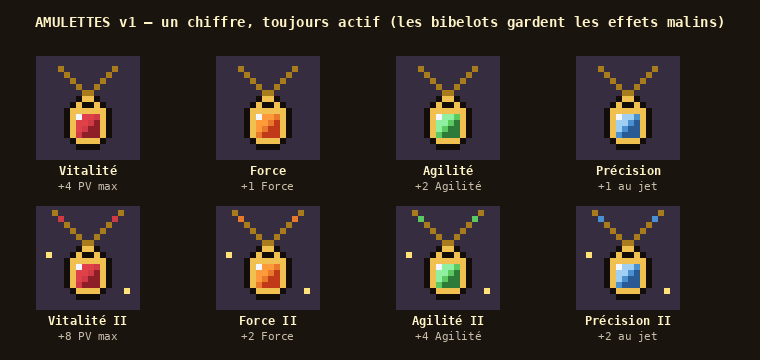

Python code for this plot:
"""Planche « amulettes_v1 » (Thomas, 2026-11-15 : « propose 4 amulettes, une philosophie différente des bibelots :
vitalité, force, agilité… » ; « Ok. Un peu moins de vie »). Même pendentif doré pour les quatre, une pierre de couleur :
rouge vitalité, orange force, verte agilité, bleue précision ; la version « II » (section 2) a deux petites pierres sur
la chaîne et un éclat. Icônes 16 × 16, palette du jeu (src/ui/icons.ts).
  python3 art/amulettes_v1.py           → art/amulettes_v1.png
  python3 art/amulettes_v1.py rows      → les lignes à recopier dans src/ui/icons.ts
"""
import os, sys
sys.path.insert(0, os.path.dirname(os.path.abspath(__file__)))
from PIL import Image, ImageDraw
from pix import font, up

BASE = [
    "................",
    "...g........g...",
    "....g......g....",
    ".....g....g.....",
    "......g..g......",
    ".......gg.......",
    "......KGGK......",
    ".....KGKKGK.....",
    "....KGGGGGGK....",
    "....KGABBCGK....",
    "....KGBBCDGK....",
    "....KGBCDDGK....",
    "....KGCDDDGK....",
    ".....KGGGGK.....",
    "......KKKK......",
    "................",
]
# Version II (section 2) : deux petites pierres sur la chaîne, et deux éclats.
TWO = list(BASE)
TWO[0] = "..g..........g.."
TWO[1] = "...C........C..."
TWO[7] = ".Y...KGKKGK....."
TWO[13] = ".....KGGGGK...Y."

GEMS = {
    "vitalite": {"A": "W", "B": "3", "C": "R", "D": "r"},
    "force": {"A": "W", "B": "X", "C": "O", "D": "x"},
    "agilite": {"A": "W", "B": "J", "C": "E", "D": "e"},
    "precision": {"A": "W", "B": "V", "C": "U", "D": "u"},
}
PAL = {"K": "#120d08", "G": "#f0c050", "g": "#a87c1c", "W": "#f4f7ff", "Y": "#ffe27a", "R": "#d03a44", "r": "#8e1f28", "3": "#e04048",
       "O": "#e8782a", "X": "#ff9a3a", "x": "#c03a1a", "E": "#5cc860", "e": "#2e7a38", "J": "#8ef0a0", "U": "#4a8fd0", "u": "#2a5a94", "V": "#9fd0f4"}


def rows(kind, two=False):
    m = GEMS[kind]
    return ["".join(m.get(c, c) for c in r) for r in (TWO if two else BASE)]


def img(r):
    im = Image.new("RGBA", (16, 16), (0, 0, 0, 0))
    for y, line in enumerate(r):
        for x, c in enumerate(line):
            if c != ".":
                h = PAL[c]
                im.putpixel((x, y), (int(h[1:3], 16), int(h[3:5], 16), int(h[5:7], 16), 255))
    return im


NAMES = [("vitalite", "Vitalité", "+4 PV max", "+8 PV max"), ("force", "Force", "+1 Force", "+2 Force"),
         ("agilite", "Agilité", "+2 Agilité", "+4 Agilité"), ("precision", "Précision", "+1 au jet", "+2 au jet")]

if __name__ == "__main__":
    if len(sys.argv) > 1 and sys.argv[1] == "rows":
        for k, *_ in NAMES:
            for two in (False, True):
                print(f'  amulette_{k}{"_2" if two else ""}: [')
                for r in rows(k, two):
                    print(f'    "{r}",')
                print("  ],")
        sys.exit()
    W, H = 760, 360
    sheet = Image.new("RGB", (W, H), (26, 20, 14))
    d = ImageDraw.Draw(sheet)
    d.text((W // 2, 22), "AMULETTES v1 — un chiffre, toujours actif (les bibelots gardent les effets malins)", fill=(255, 243, 200), font=font(14), anchor="mm")
    for i, (k, name, one, two) in enumerate(NAMES):
        x = 40 + i * 180
        for j, tw in enumerate((False, True)):
            y = 60 + j * 150
            a = up(img(rows(k, tw)), 6)
            sheet.paste((54, 46, 64), (x - 4, y - 4, x + a.width + 4, y + a.height + 4))
            sheet.paste(a, (x, y), a)
            d.text((x + a.width // 2, y + a.height + 14), f"{name}{' II' if tw else ''}", fill=(255, 243, 200), font=font(12), anchor="mm")
            d.text((x + a.width // 2, y + a.height + 30), two if tw else one, fill=(200, 190, 170), font=font(11, False), anchor="mm")
    out = os.path.join(os.path.dirname(os.path.abspath(__file__)), "amulettes_v1.png")
    sheet.save(out)
    print(out)
